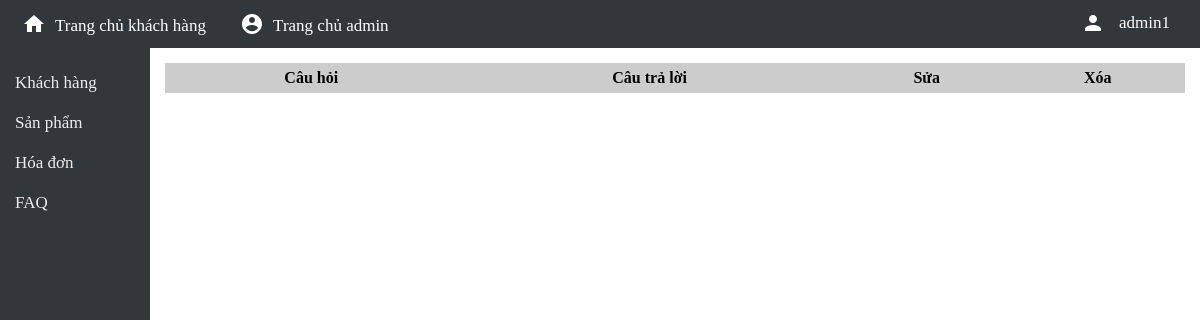
/manager/questions/questions-manager.php (signed in), run on an earlier commit of the app's database.
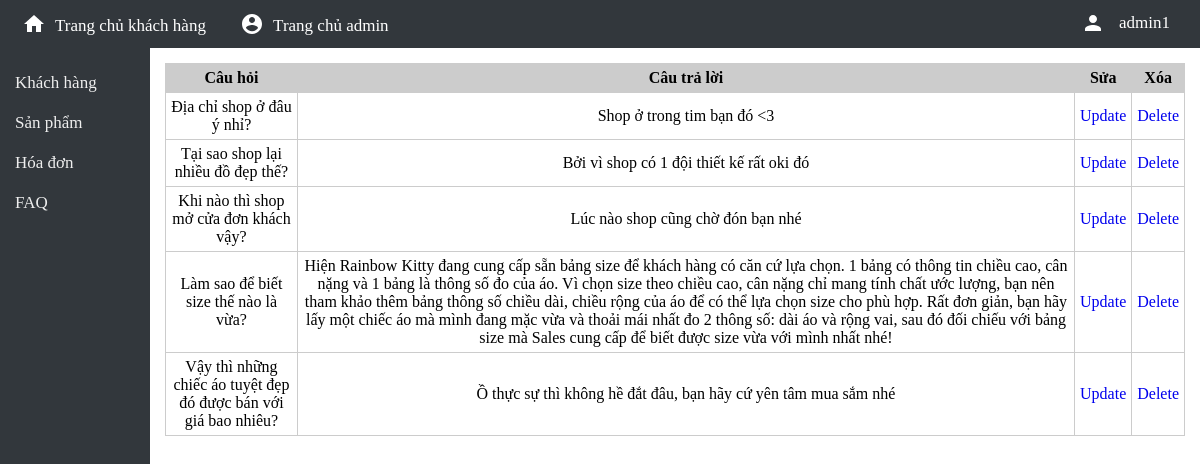
And on a later commit of the database.
### tables this page shows
CREATE TABLE `qna` (
  `id` int(11) NOT NULL,
  `question` text NOT NULL,
  `answer` text NOT NULL
);

### config/db.php (called while the page is built, shortened)
<?php
function sql_query(string $query_msg) {
    $connect = mysqli_connect(
        SERVER_NAME,
        USERNAME,
        PASSWORD,
        DB_NAME
    );
    mysqli_set_charset($connect, "utf8");
    $result = mysqli_query($connect, $query_msg) or trigger_error(mysqli_error($connect), E_USER_ERROR);
    return $result;
}

### manager/questions/questions-manager.php (the view, shortened to what this page needs)
<?php
$root_path = $_SERVER["DOCUMENT_ROOT"];
?>
<!DOCTYPE html>
<html lang="en">
<head>
    <link rel="stylesheet" href="/manager/templates/css/all.css">
    <link rel="stylesheet" href="/manager/templates/css/layout.css">
    <?php require_once($root_path . "/config/db.php"); ?>
</head>
<body>
    <?php include_once($root_path . "/manager/templates/header.php"); ?>
    <div class="page-body">
        <?php include_once($root_path . "/manager/templates/menu.php"); ?>
        <div class="page-content">
            <?php
            $qnas = sql_query("
                    SELECT *
                    FROM qna;
                ");
            ?>
            <div class="scrollable">
                <table id="content-table">
                    <tr class="table-bar">
                        <td>Câu hỏi</td>
                        <td>Câu trả lời</td>
                        <td>Sửa</td>
                        <td>Xóa</td>
                    </tr>
                    <?php foreach ($qnas as $qna) : ?>
                        <tr>
                            <td><?= $qna['question'] ?></td>
                            <td><?= $qna['answer'] ?></td>
                            <td><a href="/manager/questions/question-update.php?id=<?= $qna['id'] ?>">Update</a></td>
                            <td><a href="/manager/questions/question-delete-process.php?id=<?= $qna['id'] ?>">Delete</a></td>
                        </tr>
                    <?php endforeach ?>
                </table>
            </div>
            <br>
        </div>
    </div>
</body>
</html>

What changed in the data, as far as the page shows it:
added qna: question "Địa chỉ shop ở đâu ý nhỉ?", answer "Shop ở trong tim bạn đó <3"
added qna: question "Tại sao shop lại nhiều đồ đẹp thế?", answer "Bởi vì shop có 1 đội thiết kế rất oki đó"
added qna: question "Khi nào thì shop mở cửa đơn khách vậy?", answer "Lúc nào shop cũng chờ đón bạn nhé"
added qna: question "Làm sao để biết size thế nào là vừa?", answer "Hiện Rainbow Kitty đang cung cấp sẵn bảng size để khách hàng có căn cứ lựa chọn. 1 bảng có thông tin chiều cao, cân nặng và 1 bảng là thông số đo của áo. Vì chọn size theo chiều cao, cân nặng chỉ mang tính chất ước lượng, bạn nên tham khảo thêm bảng thông số chiều dài, chiều rộng của áo để có thể lựa chọn size cho phù hợp. Rất đơn giản, bạn hãy lấy một chiếc áo mà mình đang mặc vừa và thoải mái nhất đo 2 thông số: dài áo và rộng vai, sau đó đối chiếu với bảng size mà Sales cung cấp để biết được size vừa với mình nhất nhé!"
added qna: question "Vậy thì những chiếc áo tuyệt đẹp đó được bán với giá bao nhiêu?", answer "Ồ thực sự thì không hề đắt đâu, bạn hãy cứ yên tâm mua sắm nhé"
